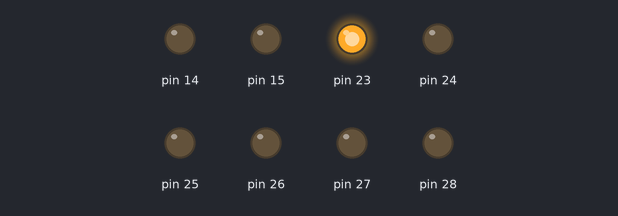
The sketch below on a simulated Arduino Mega 2560, built with avr-gcc and run on an emulated ATmega2560. Parts: output pins drawn as LEDs (lit = HIGH).

Above: at 0.5 s.
At 3.5 s:
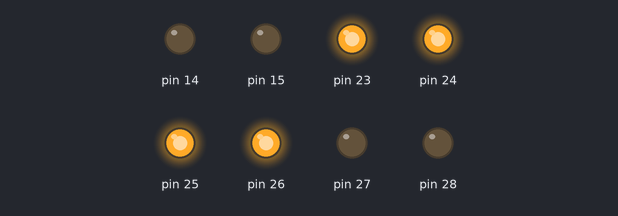
At 5.5 s:
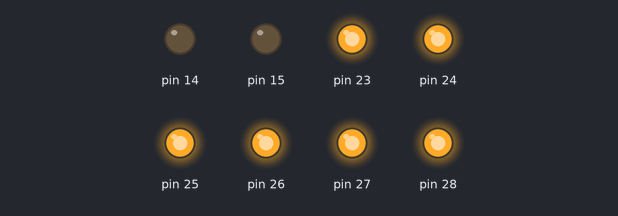
At 7.5 s:
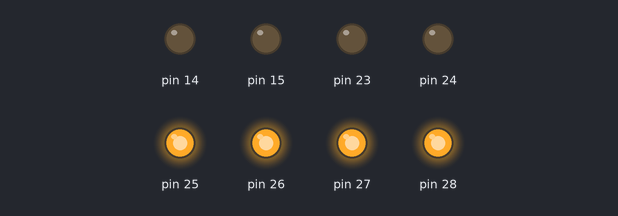
At 10.5 s:
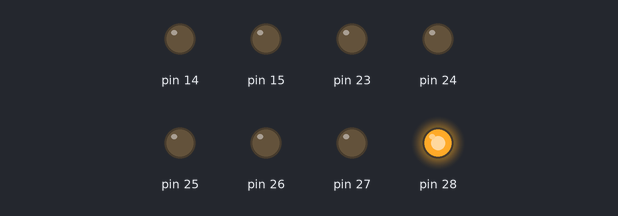
At 14.5 s:
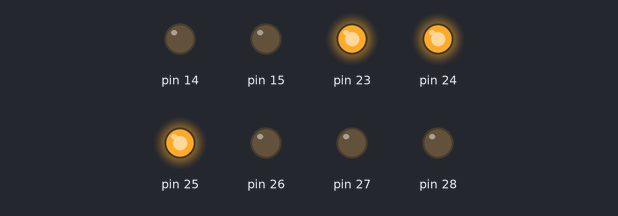
Timing chart, 0 to 15.6 s (numbered marks = the images above):
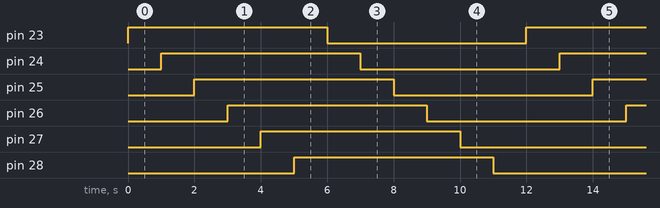

Measured:
- by itself, pin 23–28: alternates HIGH for 6.0 s and LOW for 6.0 s
- by itself, everything shown: repeats every 12.0 s, in 12 steps

The sketch:

test_quiz.ino
```cpp
int flag;
void setup() {
  // initialize digital pin LED_BUILTIN as an output.
  flag=0;
  pinMode(0,INPUT);
  pinMode(1,INPUT);
  pinMode(2,INPUT);
  pinMode(3,INPUT);
  pinMode(4,INPUT);
  pinMode(5,INPUT);
  pinMode(6,INPUT);
  pinMode(7,INPUT);
  pinMode(16,INPUT);

  pinMode(14,OUTPUT);
  pinMode(15,OUTPUT);
  pinMode(23,OUTPUT);
  pinMode(24,OUTPUT);
  pinMode(25,OUTPUT);
  pinMode(26,OUTPUT);
  pinMode(27,OUTPUT);
  pinMode(28,OUTPUT);
}
void loop() {
  // put your main code here, to run repeatedly:
  for(int i=23;i<29;i++)
  {
    digitalWrite(i,!(digitalRead(i)));
    delay(1000);
  }

}
```
